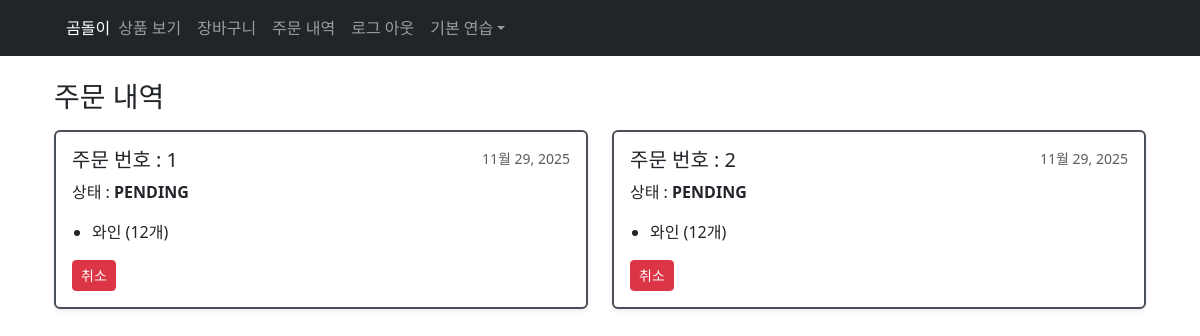
Page /order/list/ (signed in) on the committed database.
### order/models.py (models this page shows, shortened)
class Order(models.Model):
    class OrderStatus(models.TextChoices):
        PENDING = 'PENDING', '대기'
        COMPLETED = 'COMPLETED', '완료'
        CANCELED = 'CANCELED', '취소'
    id = models.BigAutoField(primary_key=True)
    member = models.ForeignKey(
        settings.AUTH_USER_MODEL,  # 기본 User 모델
        on_delete=models.CASCADE,
        related_name='orders'
    )
    orderdate = models.DateField(default=timezone.now)
    status = models.CharField(
        max_length=20,
        choices=OrderStatus.choices,
        default=OrderStatus.PENDING
    )
    class Meta:
        db_table = 'orders'  # 스프링과 동일한 테이블명

### orderproduct/models.py (models this page shows, shortened)
class OrderProduct(models.Model):
    id = models.BigAutoField(primary_key=True)
    order = models.ForeignKey(
        Order,
        on_delete=models.CASCADE,
        related_name='order_products'
    )
    product = models.ForeignKey(
        Product,
        on_delete=models.CASCADE,
        related_name='order_products'
    )
    quantity = models.PositiveIntegerField(default=1)
    class Meta:
        db_table = 'order_products'

### product/models.py (models this page shows, shortened)
class Product(models.Model):
    id = models.AutoField(primary_key=True)
    name = models.CharField(max_length=255, null=False, blank=False)
    price = models.IntegerField(validators=[MinValueValidator(100)], null=False)
    category = models.CharField(max_length=20, choices=Category.choices, null=False)
    stock = models.IntegerField(validators=[MinValueValidator(10), MaxValueValidator(1000)], null=False)
    image = models.ImageField(upload_to='product_images/')
    description = models.TextField(max_length=1000, null=False, blank=False)
    inputdate = models.DateField(null=True, blank=True)
    class Meta:
        db_table = "products"

### order/views.py (the view)
# urls.py: path('list/', views.order_list, name='order_list'),  # 특정 회원 주문 목록 조회
@login_required
def order_list(request): # 주문 목록 조회 (GET)
    user = request.user
    role = user.profile.role  # ADMIN 또는 USER
    if role == 'ADMIN':
        orders = Order.objects.all().order_by('-orderdate')
    else:
        orders = Order.objects.filter(member=user).order_by('-orderdate')
    context = {
        'orders': orders,
        'user_role': role,
    }
    return render(request, 'order/order_list.html', context)

### templates/order/order_list.html (shortened to what this page needs)
{% extends "header.html" %}
{% block content %}
<div class="container mt-4">
    <h3 class="mb-3">주문 내역</h3>
    {% if orders %}
        <div class="row">
            {% for order in orders %}
            <div class="col-md-6 mb-4">
                <div class="card h-100 shadow-sm" style="border: 2px solid #495057;">
                    <div class="card-body">
                        <div class="d-flex justify-content-between">
                            <h5 class="card-title">주문 번호 : {{ order.id }}</h5>
                            <small class="text-muted">{{ order.orderdate }}</small>
                        </div>
                        <p class="card-text">
                            상태 : <strong>{{ order.status }}</strong>
                        </p>
                        <ul style="padding-left: 20px;">
                            {% for item in order.order_products.all %}
                            <li>{{ item.product.name }} ({{ item.quantity }}개)</li>
                            {% endfor %}
                        </ul>
                        <div class="d-flex align-items-center">
                            <a href="{{'xx'}}}" class="btn btn-danger btn-sm me-2">취소</a>
                        </div>
                    </div>
                </div>
            </div>
            {% endfor %}
        </div>
    {% else %}
        <div class="alert alert-secondary">주문 내역이 없습니다.</div>
    {% endif %}
</div>
{% endblock %}

### templates/header.html (shortened to what this page needs)
{% load static %}
<!DOCTYPE html>
<html lang="en">
<head>
    <link href="https://cdn.jsdelivr.net/npm/bootstrap@5.3.0/dist/css/bootstrap.min.css" rel="stylesheet">
</head>
<body>
<nav class="navbar navbar-expand-lg navbar-dark bg-dark">
    <div class="container">
        {% if user.is_authenticated %}
            <span class="navbar-text text-white ms-2">{{ user.first_name }}</span>
        {% endif %}
        <div class="collapse navbar-collapse" id="navbarNav">
            <ul class="navbar-nav me-auto">
                <li class="nav-item">
                    <a class="nav-link" href="{% url 'product:product_list' %}">상품 보기</a>
                </li>
                {% if user.is_authenticated %}
                    {% if user.profile.role == 'ADMIN' %}
                        <li class="nav-item">
                            <a class="nav-link" href="#">상품 등록</a>
                        </li>
                        <li class="nav-item">
                            <a class="nav-link" href="{% url 'order:order_list' %}">주문 내역</a>
                        </li>
                    {% elif user.profile.role == 'USER' %}
                        <li class="nav-item">
                            <a class="nav-link" href="{% url 'cart:cart_list' request.user.id %}">장바구니</a>
                        </li>
                        <li class="nav-item">
                            <a class="nav-link" href="{% url 'order:order_list' %}">주문 내역</a>
                        </li>
                    {% endif %}
                    <li class="nav-item">
                        <a class="nav-link" href="{% url 'member:logout' %}">로그 아웃</a>
                    </li>
                {% endif %}
                <li class="nav-item dropdown">
                    <a class="nav-link dropdown-toggle" href="#" role="button" data-bs-toggle="dropdown">기본 연습</a>
                </li>
            </ul>
        </div>
    </div>
</nav>
<div class="container mt-4">
    {% block content %}{% endblock %}
</div>
</body>
</html>

### rows in the picture
Order: id "1", orderdate "11월 29, 2025", status "PENDING"
OrderProduct: product.name "와인", quantity "12"
Order: id "2", orderdate "11월 29, 2025", status "PENDING"
OrderProduct: product.name "와인", quantity "12"

### other values in the picture
{{ user.first_name }} "곰돌이"
